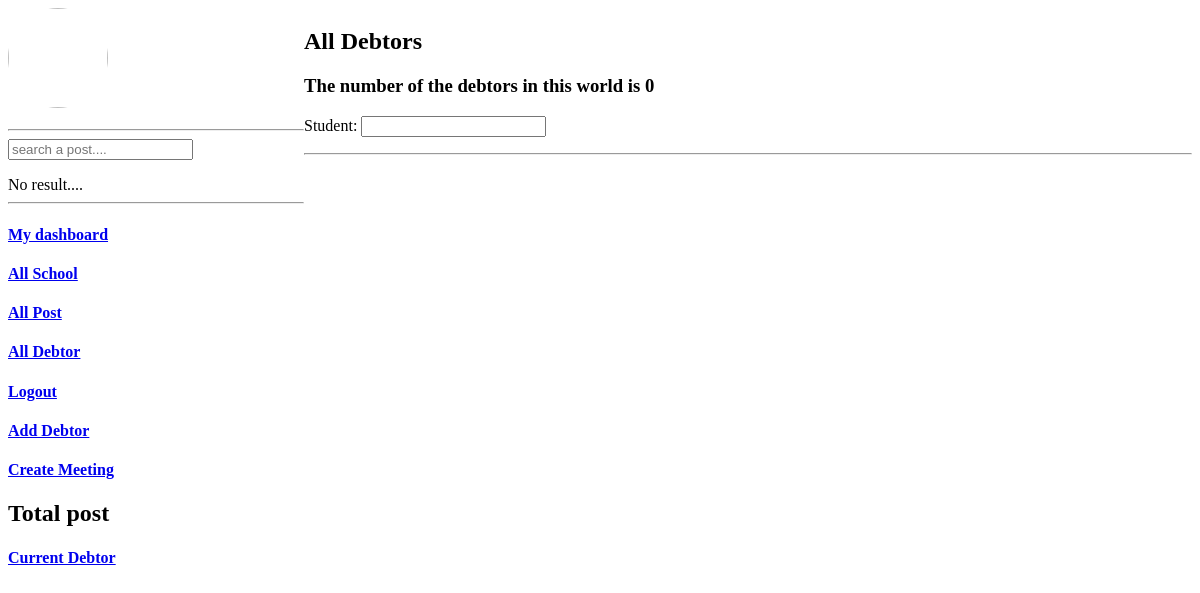
/debtor_all, run on an earlier commit of the app's database.
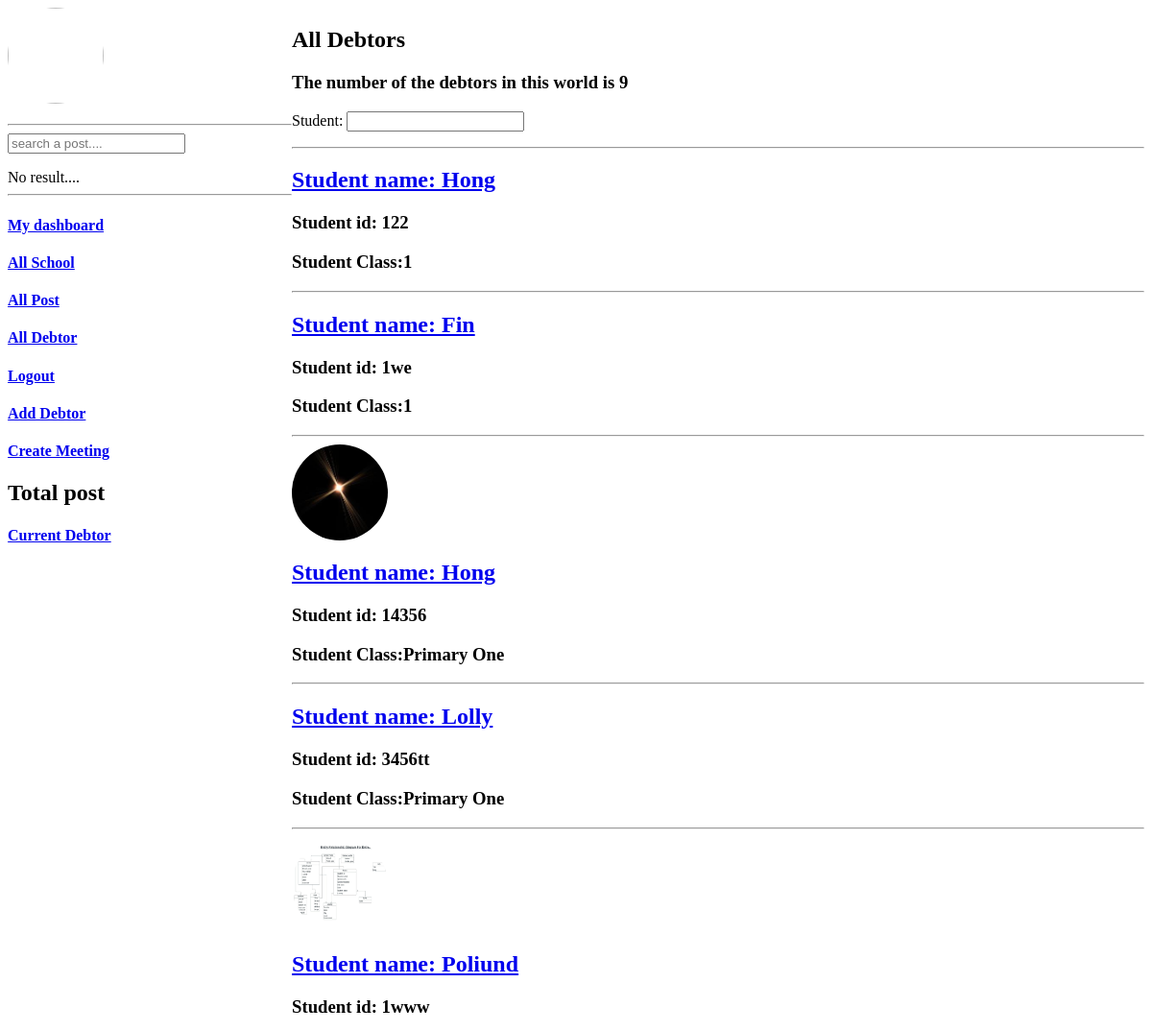
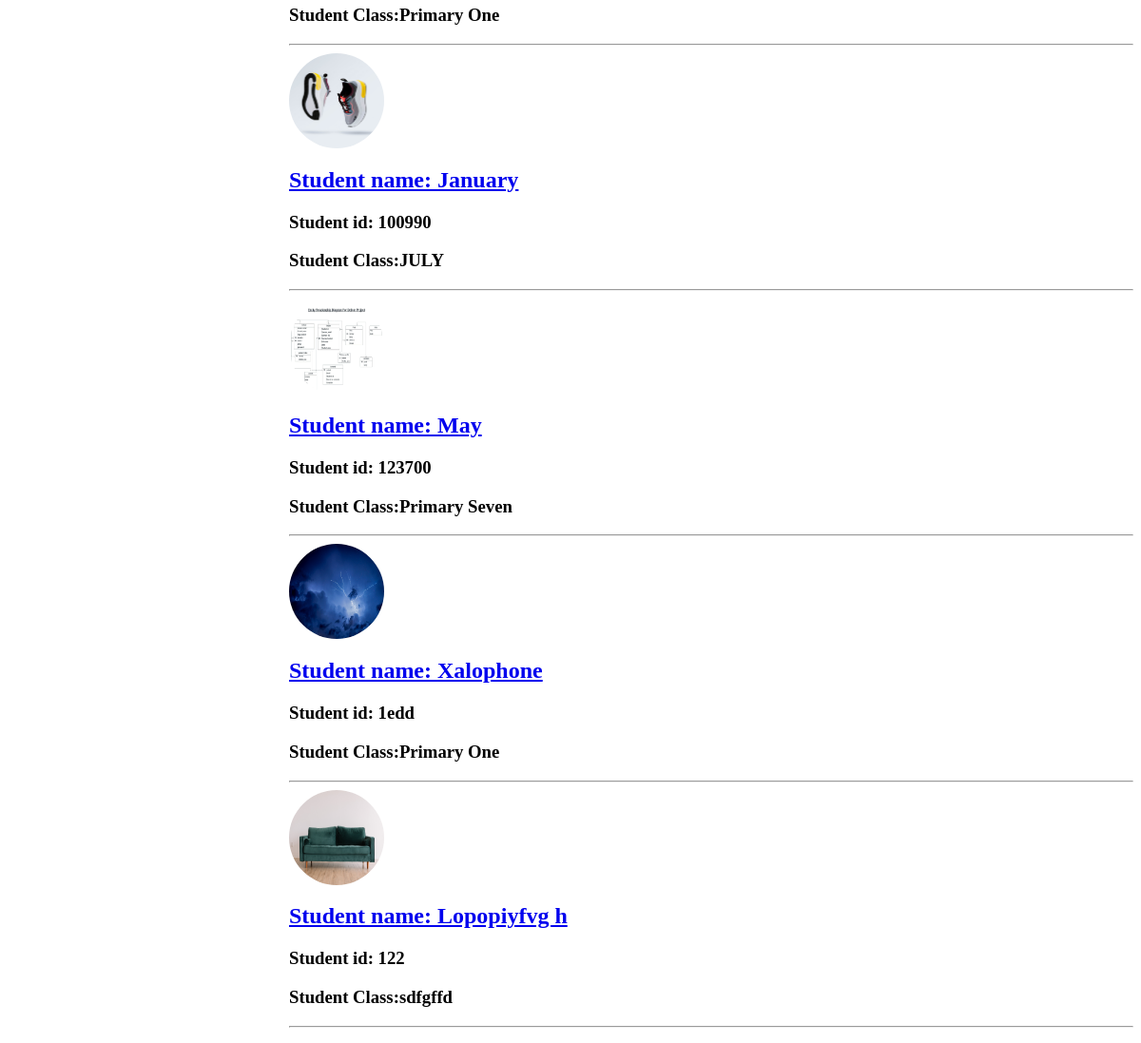
And on a later commit of the database (2 pictures, top to bottom).
### Debtor/models.py (models this page shows, shortened)
class Debtor (models.Model):
    student_name = models.CharField(max_length=100)
    student_id = models.CharField(max_length=100)
    sponsor_email = models.EmailField(max_length=100, unique=True)
    school = models.ForeignKey(School, on_delete=models.CASCADE, null=True)
    sponsor_relationship = models.CharField(max_length=50)
    sponsor_name = models.CharField(max_length=255)
    sponsor_location = models.CharField(max_length=255)
    debtor_image = models.ImageField(upload_to='debtors pics',default='fixed.jpeg', null=True)
    debt = models.IntegerField()
    student_class =models.CharField(max_length=50)
    created = models.DateTimeField(auto_now_add=True)
    updated = models.DateTimeField(auto_now=True)

### Debtor/views.py (the view)
# urls.py: path('debtor_all', views.debtor_all, name="debtor_all"),
def debtor_all(request):
    debtor = Debtor.objects.all()
    total_debtor = debtor.count()
    debtor_filter = DebtorFilter(request.GET, queryset=debtor)
    debtor = debtor_filter.qs
    page ='throw'
    context = {'page':page,  'debtor_filter':debtor_filter , 'total_debtor':total_debtor, 'debtor':debtor}
    return render(request, 'Debtor/profile.html', context)

### Debtor/templates/Debtor/profile.html (shortened to what this page needs)
<section>
<div>
{% include 'Debtor/Profile/side.html' %}
</div>
<div>
    {% if page == 'home'%}
{% comment %} Dashboard page {% endcomment %}
    {% include 'Debtor/Profile/dashboard.html' %}
{%elif page == 'post' %}
{% comment %} Post create page {% endcomment %}
{% include 'Debtor/Profile/PostCreate.html' %}
    {% elif page == 'list' %}
    {% comment %} Each  post with its comment  {% endcomment %}
    {% include 'Debtor/Profile/OnePost.html' %}
{%elif page == 'reply' %}
{% comment %} Reply to a comment {% endcomment %}
{% include 'Debtor/Profile/CommentReply.html' %}
    {%elif page == 'upd' %}
    {% comment %} Post update form {% endcomment %}
    {% include 'Debtor/Profile/PostUpdate.html' %}
    {% elif page == 'all' %}
    {% comment %} All post {% endcomment %}
    {% include 'Debtor/Profile/AllPost.html' %}
{% comment %} {% elif page == 'post_all_search' %}
{% comment %} Search all post {% endcomment %}
{% comment %} {% include 'Debtor/Profile/SearchAllPost.html' %} {% endcomment %}
    {%elif page == 'debt' %}
    {% comment %} list of all debtors that belong to a school  {% endcomment %}
    {% include 'Debtor/Profile/UserDebtor.html' %}
    {%elif page == 'one' %}
    {% comment %} Debtor Profile {% endcomment %}
    {% include 'Debtor/Profile/DebtorProfile.html' %}
    {% elif page == 'throw' %}
    {% include 'Debtor/Profile/AllDebtor.html' %}
    {% elif page == 'lion' %}
    {{post.title}}
    {{post.body}}
    {%elif page == 'all_school' %}
    {% comment %} All School {% endcomment %}
    {% include 'Debtor/Profile/AllSchool.html' %}
    {%elif page == 'one_school' %}
    {% include 'Debtor/Profile/A_School.html' %}
    {%elif page == 'meeting' %}
    {% include 'Debtor/Profile/CreateMeeting.html' %}
    {%elif page == 'each_meeting' %}
    {% include 'Debtor/Profile/EachMeeting.html' %}
    {%elif page == 'each_comment' %}
    {% include 'Debtor/Profile/EachComment.html' %}
    {%elif page == 'meeting_update' %}
    {% include 'Debtor/Profile/CommentUpdate.html' %}
       {%endif%}
</div>
</section>

### Debtor/templates/Debtor/Profile/side.html (shortened to what this page needs)
    <img src="{{user.school_profile.profile_pics.url}} "> <h4>{{user.School_owner}}</h4>
<hr>
<form action=' {%url "dashboard" %} '>
  <input type="text" name="test" placeholder="search a post....">
</form>
{%if fork %}
{% for fork in fork %}
<a href="{%url 'list' fork.id %}"> <li> {{fork}} </li> </a>
{%endfor%}
{%else%}
No result....
{%endif%}
<hr>
    <h4> <a href= "{% url 'dashboard' %}">My dashboard </a></h4>
    <h4> <a href= " {%url 'AllSchool' %} "> All School </a> </h4>
<h4> <a href= "{% url 'Post_all' %}">All Post </a></h4>
<h4> <a href= "{% url 'debtor_all' %}">All Debtor </a></h4>
   <h4> <a href= "{% url 'logout' %}"> Logout</a></h4>
   <h4> <a href= "{% url 'debtor_reg' %}">Add Debtor </a></h4>
   <h4> <a href= "{% url 'CreateMeeting' %}">Create Meeting</a></h4>
 <h1> Total post {{mine}} </h1>
   <h4> <a href=" {% url 'debt' %} "> Current Debtor {{debtor_list}} </a> </h4>

### Debtor/templates/Debtor/Profile/AllDebtor.html (shortened to what this page needs)
<h1> All Debtors </h1>
<h3> The number of the debtors in this world is {{total_debtor}}</h3>
<form>
{{debtor_filter.form}}
</form>
<hr>
{%for debtor in debtor %}
    <div>
        {%if debtor.debtor_image%}
        <img src="{{debtor.debtor_image.url}}" alt="debtor">
        {%endif%}
    <h1> <a href=" {% url 'each_debtor' debtor.id %} "> Student name: {{debtor.student_name}} </a> </h1>
    <h3> Student id: {{debtor.student_id}} </h3>
    <h3> Student Class:{{debtor.student_class}} </h3>
    </div> <hr>
    {%endfor%}

### Debtor/templates/Debtor/profile.html (style rules this page uses)
section { display:grid; grid-template-columns: 1fr 3fr; }
img { width:80px; height:80px; border-radius:100%; }

### Debtor/templates/Debtor/Profile/AllDebtor.html (style rules this page uses)
img { width:100px; height:100px; }

What changed in the data, as far as the page shows it:
added Debtor: student_name "Hong", student_id "122", student_class "1"
added Debtor: student_name "Fin", student_id "1we", student_class "1"
added Debtor: debtor_image (picture), student_name "Hong", student_id "14356", student_class "Primary One"
added Debtor: student_name "Lolly", student_id "3456tt", student_class "Primary One"
added Debtor: debtor_image (picture), student_name "Poliund", student_id "1www", student_class "Primary One"
added Debtor: debtor_image (picture), student_name "January", student_id "100990", student_class "JULY"
added Debtor: debtor_image (picture), student_name "May", student_id "123700", student_class "Primary Seven"
added Debtor: debtor_image (picture), student_name "Xalophone", student_id "1edd", student_class "Primary One"
added Debtor: debtor_image (picture), student_name "Lopopiyfvg h", student_id "122", student_class "sdfgffd"
Also different on the page:
{{ total_debtor }}: "0" → "9"
